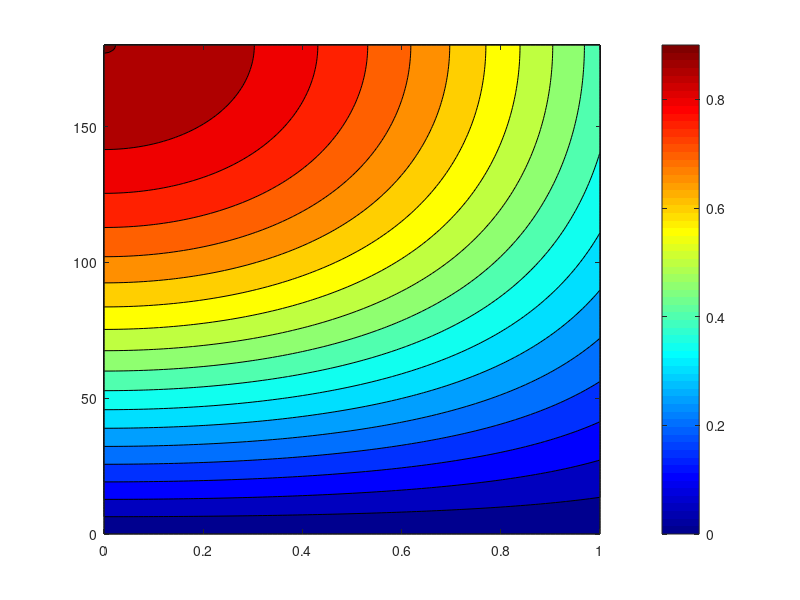

Reproduce this figure in MATLAB. (Note: this script raises an error after producing the figure.)
%%
Vdc=48;
m=1; % carrier
n=2; % fundamental
ma=0:0.01:1;
mag_fsw=2*m*besselj(0,ma*pi/2)/pi;
mag_side=abs(2.*besselj(n,m*ma*pi/2)/(m*pi));
mag_fsw_carrier=[];
mag_side1_carrier=[];
mag_side2_carrier=[];
theta_carrier=[];
for theta=0:1:180
    theta_carrier=[theta_carrier,theta];
    mag_fsw_carrier= [mag_fsw_carrier ; mag_fsw*sqrt(2)*sqrt(1-cosd(theta))];
    mag_side1_carrier= [mag_side1_carrier ; mag_side*sqrt(2)*sqrt(1-cosd(theta-120))] ;
    mag_side2_carrier= [mag_side2_carrier ; mag_side*sqrt(2)*sqrt(1-cosd(theta+120))] ;
end

[X,Y] = meshgrid(ma,theta_carrier);
mag= sqrt(mag_fsw_carrier.^2+mag_side1_carrier.^2+mag_side2_carrier.^2);

%%
figure();
contourf(X,Y,mag_fsw_carrier/sqrt(2),'LevelStep',0.05)
colormap(jet)
h=colorbar();
set(h,'Ticks',[0:10:300])
ylabel('Carrier Phase ($^o$)','interpreter','Latex','FontName', ...
    'Times New Roman','FontSize',15)
xlabel('Modulation Index (ma)','interpreter','Latex','FontName', ...
    'Times New Roman','FontSize',15)
title('Voltage for ($f_s$)' ...
    ,'interpreter','Latex','FontName', ...
    'Times New Roman','FontSize',15)

%%

figure();
contourf(X,Y,Vdc*mag_side1_carrier/sqrt(2))
colormap(jet)
h=colorbar();
set(h,'Ticks',[0:10:300])
ylabel('Carrier Phase ($^o$)','interpreter','Latex','FontName', ...
    'Times New Roman','FontSize',15)
xlabel('Modulation Index (ma)','interpreter','Latex','FontName', ...
    'Times New Roman','FontSize',15)
title('Voltage for ($f_s-2f_o$)' ...
    ,'interpreter','Latex','FontName', ...
    'Times New Roman','FontSize',15)

%% 
figure();
contourf(X,Y,Vdc*mag_side2_carrier/sqrt(2))
colormap(jet)
h=colorbar();
set(h,'Ticks',[0:10:300])
ylabel('Carrier Phase ($^o$)','interpreter','Latex','FontName', ...
    'Times New Roman','FontSize',15)
xlabel('Modulation Index (ma)','interpreter','Latex','FontName', ...
    'Times New Roman','FontSize',15)
title('Voltage for ($f_s-2f_o$)' ...
    ,'interpreter','Latex','FontName', ...
    'Times New Roman','FontSize',15)
%%
figure();
contourf(X,Y,mag/sqrt(2),'LevelStep',0.05)
colormap(jet)
h=colorbar();
% set(h,'Ticks',[0:5:100])
ylabel('Carrier Phase ($^o$)','interpreter','Latex','FontName', ...
    'Times New Roman','FontSize',15)
xlabel('Modulation Index (ma)','interpreter','Latex','FontName', ...
    'Times New Roman','FontSize',15)
title({'A Equivalent Single Frequency  Voltage for','($f_s$) and ($f_s\pm2f_o$)'} ...
    ,'interpreter','Latex','FontName', ...
    'Times New Roman','FontSize',15)
%%
for N=35:1:45
 plot(ma,mag(N,:)*Vdc/sqrt(2))
 hold on
 
end
N=35:1:45;
str = string(N);
legend(str)
xlabel('modulation index( $m_a$)','interpreter','Latex','FontName', ...
    'Times New Roman','FontSize',15)
ylabel('Voltage( $V_{rms}$)','interpreter','Latex','FontName', ...
    'Times New Roman','FontSize',15)
title('Voltage for various carrier phases')
%%
% plot(ma,a1)
% hold on;

% a=2*besselj(0,1*ma*pi/2)/pi;
% figure();

a=abs(2.*besselj(n,m*ma*pi/2)/(m*pi));
plot(ma,abs(a))
hold on;

%%
plot(ma,100*mag_fsw_carrier(41,:)/sqrt(2));
hold on; 
plot(ma,100*mag_side1_carrier(41,:)/sqrt(2));
hold on;
plot(ma,100*mag_side2_carrier(41,:)/sqrt(2));
hold on;
plot(ma,100*ma/2*sqrt(3));

legend('$f_s$','$f_s-2fo$','$f_s+2f_o$','$f_o$','interpreter','Latex','location','best')
ylabel('Voltage(V)','interpreter','Latex','FontSize',15)
xlabel('modulation index (ma)','interpreter','Latex','FontSize',15)



